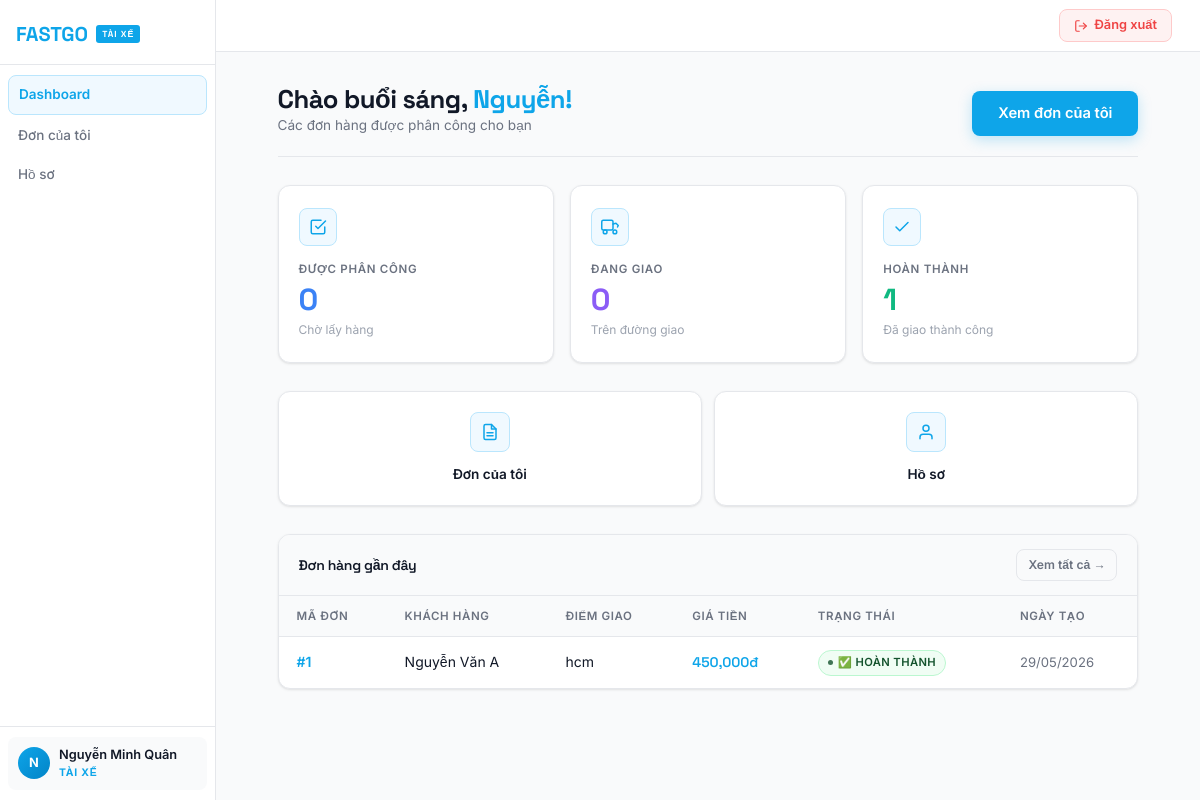
The page /driver/dashboard.php (signed in) on the database its author committed.
### tables this page shows
CREATE TABLE `orders` (
  `id` int(11) NOT NULL,
  `customer_id` int(11) NOT NULL,
  `driver_id` int(11) DEFAULT NULL,
  `staff_id` int(11) DEFAULT NULL,
  `pickup_address` text NOT NULL,
  `delivery_address` text NOT NULL,
  `weight` decimal(10,2) DEFAULT NULL,
  `price` decimal(10,2) DEFAULT NULL,
  `status` enum('pending','assigned','picked_up','delivering','completed','cancelled') DEFAULT 'pending',
  `created_at` timestamp NOT NULL DEFAULT current_timestamp(),
  `distance_km` decimal(8,2) DEFAULT 0.00 COMMENT 'Khoảng cách km',
  `package_type` varchar(20) DEFAULT 'small' COMMENT 'Loại hàng: document/small/medium/large/fragile/food',
  `note` text DEFAULT NULL COMMENT 'Ghi chú của khách',
  `goods_value` decimal(12,2) DEFAULT 0.00 COMMENT 'Giá trị hàng hóa',
  `shipping_fee` decimal(12,2) DEFAULT 0.00 COMMENT 'Phí ship hệ thống tính',
  `fee_approved` tinyint(1) DEFAULT 0 COMMENT '1 = nhân viên đã duyệt phí'
);

CREATE TABLE `users` (
  `id` int(11) NOT NULL,
  `fullname` varchar(255) NOT NULL,
  `email` varchar(255) NOT NULL,
  `phone` varchar(20) DEFAULT NULL,
  `password` varchar(255) NOT NULL,
  `role` enum('admin','staff','driver','customer') DEFAULT 'customer',
  `status` enum('active','locked') NOT NULL DEFAULT 'active',
  `cccd` varchar(20) DEFAULT NULL,
  `birthdate` date DEFAULT NULL,
  `education` varchar(100) DEFAULT NULL,
  `vehicle_plate` varchar(20) DEFAULT NULL,
  `address` text DEFAULT NULL,
  `hometown` varchar(255) DEFAULT NULL,
  `ethnicity` varchar(100) DEFAULT NULL,
  `gender` varchar(20) DEFAULT NULL,
  `nationality` varchar(100) DEFAULT NULL,
  `religion` varchar(100) DEFAULT NULL,
  `license_type` varchar(20) DEFAULT NULL,
  `created_at` timestamp NOT NULL DEFAULT current_timestamp()
);

### includes/functions.php (called while the page is built, shortened)
<?php
function getStatusText(string $status): string
{
    $map = [
        'pending'    => '⏳ Chờ xử lý',
        'assigned'   => '📋 Đã phân công',
        'picked_up'  => '📦 Đã lấy hàng',
        'delivering' => '🚚 Đang giao',
        'completed'  => '✅ Hoàn thành',
        'cancelled'  => '❌ Đã hủy',
    ];
    return $map[$status] ?? ucfirst($status);
}
?>

### driver/dashboard.php (the view, shortened to what this page needs)
<?php
require "../includes/db.php";
require "../includes/functions.php";
$driver_id = $_SESSION['user']['id'];
$total_assigned = $conn->prepare("SELECT COUNT(*) FROM orders WHERE driver_id=? AND status='assigned'");
$total_assigned->execute([$driver_id]);
$total_assigned = $total_assigned->fetchColumn();
$total_delivering = $conn->prepare("SELECT COUNT(*) FROM orders WHERE driver_id=? AND status IN ('picked_up','delivering')");
$total_delivering->execute([$driver_id]);
$total_delivering = $total_delivering->fetchColumn();
$total_completed = $conn->prepare("SELECT COUNT(*) FROM orders WHERE driver_id=? AND status='completed'");
$total_completed->execute([$driver_id]);
$total_completed = $total_completed->fetchColumn();
$recent_stmt = $conn->prepare("
 SELECT orders.*, users.fullname AS customer_name
 FROM orders
 JOIN users ON orders.customer_id = users.id
 WHERE orders.driver_id = ?
 ORDER BY orders.id DESC LIMIT 5
");
$recent_stmt->execute([$driver_id]);
$recent = $recent_stmt->fetchAll(PDO::FETCH_ASSOC);
$hour = (int)date('H');
$greet = $hour < 12 ? 'Chào buổi sáng' : ($hour < 18 ? 'Chào buổi chiều' : 'Chào buổi tối');
include "../includes/header-nhanvien.php";
?>
<div class="page-header">
 <div>
 <h1><?= $greet ?>, <span><?= htmlspecialchars(explode(' ', $fullname)[0]) ?>!</span></h1>
 <p style="color:var(--text-muted);font-size:.85rem;margin:0;">Các đơn hàng được phân công cho bạn</p>
 </div>
 <a href="my-orders.php" class="btn btn-primary btn-lg">Xem đơn của tôi</a>
</div>
<div class="stats-grid">
 <div class="stat-card">
 <div class="stat-icon"><svg viewBox="0 0 24 24" fill="none" stroke="currentColor" stroke-width="2" stroke-linecap="round" stroke-linejoin="round"><path d="M9 11l3 3L22 4"/><path d="M21 12v7a2 2 0 0 1-2 2H5a2 2 0 0 1-2-2V5a2 2 0 0 1 2-2h11"/></svg></div>
 <div class="stat-label">Được phân công</div>
 <div class="stat-value" style="color:#3B82F6"><?= $total_assigned ?></div>
 <div class="stat-sub">Chờ lấy hàng</div>
 </div>
 <div class="stat-card">
 <div class="stat-icon"><svg viewBox="0 0 24 24" fill="none" stroke="currentColor" stroke-width="2" stroke-linecap="round" stroke-linejoin="round"><rect x="1" y="3" width="15" height="13" rx="2"/><path d="m16 8 4-1 3 3-1 2"/><circle cx="5.5" cy="18.5" r="2.5"/><circle cx="18.5" cy="18.5" r="2.5"/></svg></div>
 <div class="stat-label">Đang giao</div>
 <div class="stat-value" style="color:#8B5CF6"><?= $total_delivering ?></div>
 <div class="stat-sub">Trên đường giao</div>
 </div>
 <div class="stat-card">
 <div class="stat-icon"><svg viewBox="0 0 24 24" fill="none" stroke="currentColor" stroke-width="2" stroke-linecap="round" stroke-linejoin="round"><polyline points="20 6 9 17 4 12"/></svg></div>
 <div class="stat-label">Hoàn thành</div>
 <div class="stat-value" style="color:#10B981"><?= $total_completed ?></div>
 <div class="stat-sub">Đã giao thành công</div>
 </div>
</div>
<div class="nav-cards">
    <a href="my-orders.php" class="nav-card"><span class="nav-icon"><svg viewBox="0 0 24 24" fill="none" stroke="currentColor" stroke-width="2" stroke-linecap="round" stroke-linejoin="round"><path d="M14 2H6a2 2 0 0 0-2 2v16a2 2 0 0 0 2 2h12a2 2 0 0 0 2-2V8z"/><polyline points="14 2 14 8 20 8"/><line x1="16" y1="13" x2="8" y2="13"/><line x1="16" y1="17" x2="8" y2="17"/></svg></span>Đơn của tôi</a>
    <a href="profile.php"   class="nav-card"><span class="nav-icon"><svg viewBox="0 0 24 24" fill="none" stroke="currentColor" stroke-width="2" stroke-linecap="round" stroke-linejoin="round"><path d="M20 21v-2a4 4 0 0 0-4-4H8a4 4 0 0 0-4 4v2"/><circle cx="12" cy="7" r="4"/></svg></span>Hồ sơ</a>
</div>
<?php if (!empty($recent)): ?>
<div class="table-wrap">
 <div class="table-header">
 <h3>Đơn hàng gần đây</h3>
 <a href="my-orders.php" class="btn btn-ghost btn-sm">Xem tất cả →</a>
 </div>
 <table>
 <thead>
 <tr>
 <th>Mã đơn</th><th>Khách hàng</th><th>Điểm giao</th>
 <th>Giá tiền</th><th>Trạng thái</th><th>Ngày tạo</th>
 </tr>
 </thead>
 <tbody>
 <?php foreach ($recent as $o): ?>
 <tr>
 <td><strong>#<?= $o['id'] ?></strong></td>
 <td><?= htmlspecialchars($o['customer_name']) ?></td>
 <td style="max-width:180px;overflow:hidden;text-overflow:ellipsis;white-space:nowrap"><?= htmlspecialchars($o['delivery_address']) ?></td>
 <td><strong style="font-family:'Space Grotesk',sans-serif"><?= number_format($o['price']) ?>đ</strong></td>
 <td><span class="badge badge-<?= $o['status'] ?>"><?= getStatusText($o['status']) ?></span></td>
 <td style="color:var(--text-muted);font-size:.82rem"><?= date('d/m/Y', strtotime($o['created_at'])) ?></td>
 </tr>
 <?php endforeach; ?>
 </tbody>
 </table>
</div>
<?php endif; ?>
<?php include "../includes/footer.php"; ?>

### rows shown on the page
orders: id "1", customer.fullname "Nguyễn Văn A", delivery_address "hcm", price "450,000", status "✅ HOÀN THÀNH", created_at "29/05/2026"

### other values the page prints
$role_label "TÀI XẾ"
$item['label'] "Dashboard"
$item['label'] "Đơn của tôi"
$item['label'] "Hồ sơ"
$initials "N"
$fullname "Nguyễn Minh Quân"
explode(' ', $fullname)[0] "Nguyễn"
$total_assigned "0"
$total_delivering "0"
$total_completed "1"
